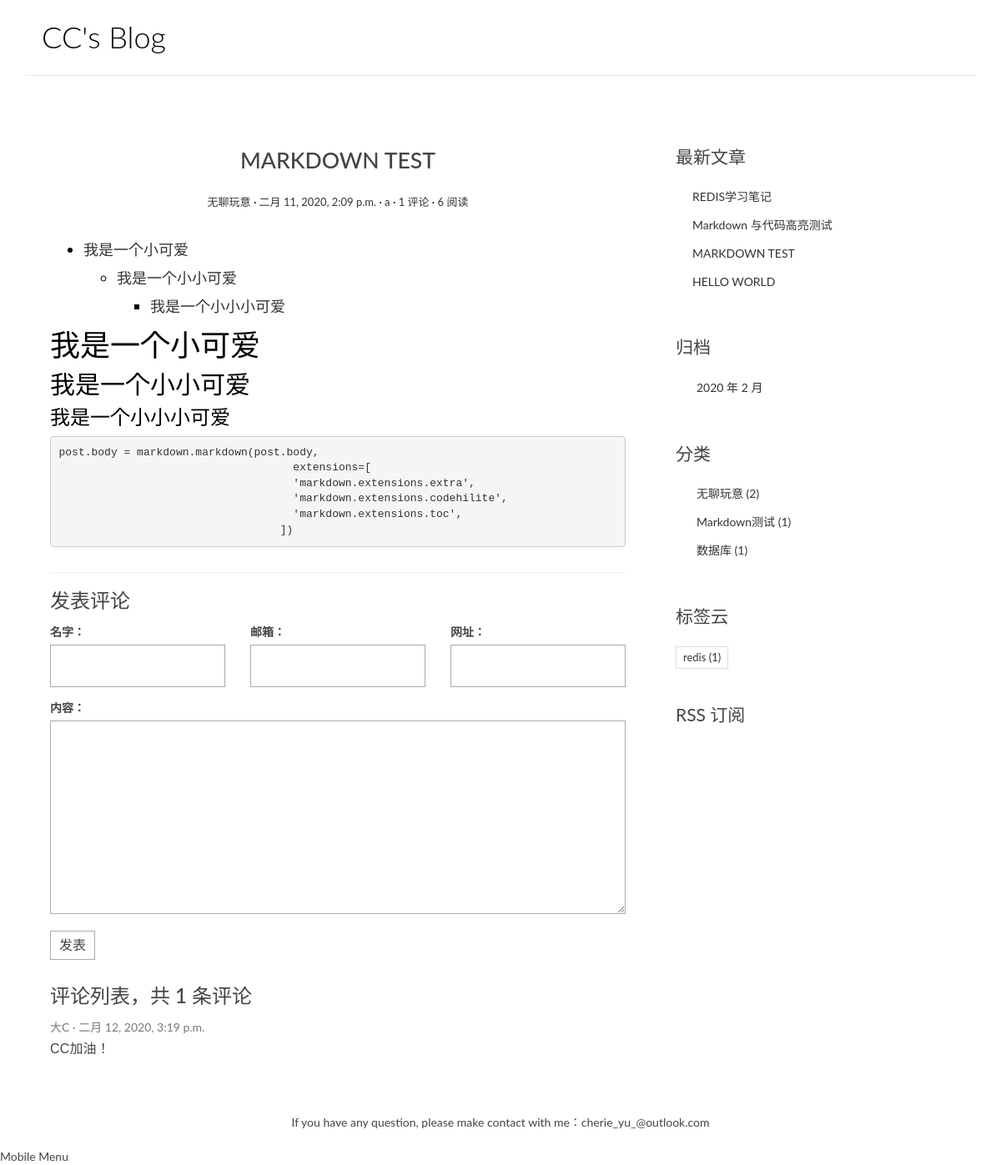
Page /posts/4/ on the earlier database version.
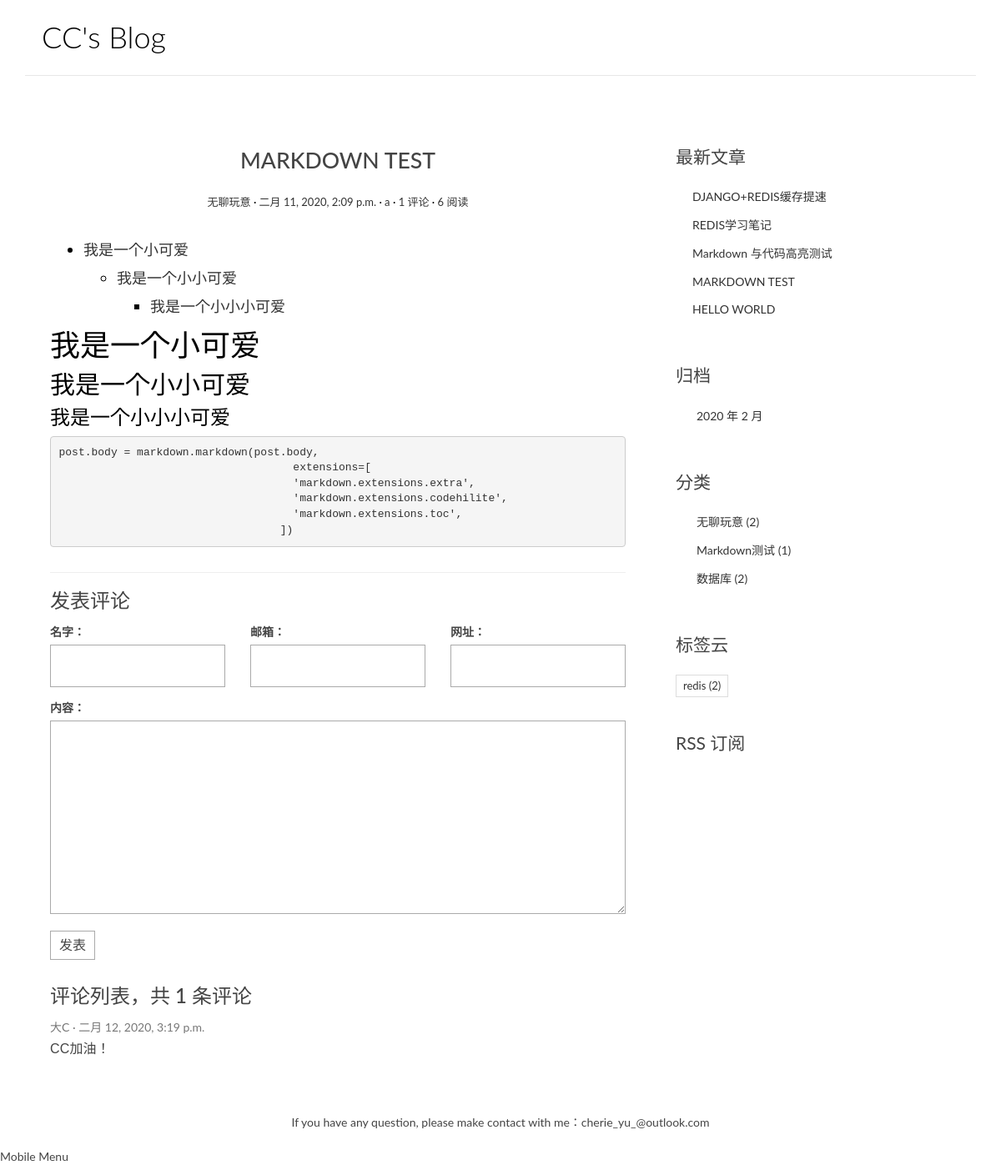
Same page on the later database version.
### blog/models.py (models this page shows, shortened)
class Post(models.Model):
    views = models.PositiveIntegerField(default=0,editable=False)
    title = models.CharField(max_length=70)
    body = models.TextField()
    created_time = models.DateTimeField('创建时间',default = timezone.now)
    modified_time = models.DateTimeField()
    excerpt = models.CharField(max_length=200, blank=True)
    category = models.ForeignKey(Category, on_delete=models.CASCADE)
    tags = models.ManyToManyField(Tag, blank=True)
    author = models.ForeignKey(User, on_delete=models.CASCADE)
    def save(self,*args,**kwargs):
        self.modified_time = timezone.now()
        if self.excerpt == '':
            md = markdown.Markdown(extensions=[
                'markdown.extensions.extra',
                'markdown.extensions.codehilite',
            ])
            self.excerpt = strip_tags(md.convert(self.body))[:54]
        else:
            self.excerpt = self.excerpt
        super().save(*args,**kwargs)
    def get_absolute_url(self):
        return reverse('blog:detail',kwargs={'pk':self.pk})
    class Meta:
        verbose_name = '文章'
        verbose_name_plural = verbose_name
        ordering = ['-created_time','-modified_time']
    def increase_views(self):
        self.views += 1
        self.save(update_fields=['views'])  #将+1之后的值存到数据库，update_fields限定更新的字段

class Category(models.Model):
    name = models.CharField(max_length=100)

class Tag(models.Model):                             #标签类
    name = models.CharField(max_length=100)

### comments/models.py (models this page shows, shortened)
class Comment(models.Model):
    name = models.CharField('名字', max_length=50)
    email = models.EmailField('邮箱')
    url = models.URLField('网址', blank=True)
    text = models.TextField('内容')
    created_time = models.DateTimeField('创建时间', default=timezone.now)
    post = models.ForeignKey('blog.Post', verbose_name='文章', on_delete=models.CASCADE)
    class Meta:
        verbose_name = '评论'
        verbose_name_plural = verbose_name

### blog/views.py (the view)
# urls.py: path('posts/<int:pk>/',views.detail,name = 'detail'),
def detail(request,pk):
    post = get_object_or_404(Post, pk=pk)
    post.increase_views() # 阅读量+1
    post.body = markdown.markdown(post.body,
                                    extensions=[
                                    'markdown.extensions.extra',
                                    'markdown.extensions.codehilite',
                                    'markdown.extensions.toc',
                                    TocExtension(slugify = slugify)
                                  ])
    return render(request, 'blog/detail.html', context={'post':post})

### comments/forms.py
class CommentForm(forms.ModelForm):
    class Meta:
        model = Comment
        fields = ['name','email','url','text']

### blog/templatetags/blog_extras.py (called while the page is built)
@register.inclusion_tag('blog/inclusions/_recent_posts.html', takes_context=True)
def show_recent_posts(context, num=5):
    return {
        'recent_post_list': Post.objects.all().order_by('-created_time')[:num],
    }

@register.inclusion_tag('blog/inclusions/_archives.html', takes_context=True)
def show_archives(context):
    return {
        'date_list': Post.objects.dates('created_time', 'month', order='DESC'),
    }

@register.inclusion_tag('blog/inclusions/_categories.html', takes_context=True)
def show_categories(context):
    category_list = Category.objects.annotate(num_posts=Count('post')).filter(num_posts__gt=0)
    return {
        'category_list': category_list,
    }

@register.inclusion_tag('blog/inclusions/_tags.html', takes_context=True)
def show_tags(context):
    tag_list = Tag.objects.annotate(num_posts=Count('post')).filter(num_posts__gt=0)
    return {
        'tag_list': tag_list,
    }

### comments/templatetags/comments_extras.py (called while the page is built)
@register.inclusion_tag('comments/inclusions/_form.html', takes_context=True)
def show_comment_form(context, post, form=None):
    if form is None:
        form = CommentForm()
    return {
        'form': form,
        'post': post,
    }

@register.inclusion_tag('comments/inclusions/_list.html', takes_context=True)
def show_comments(context, post):
    comment_list = post.comment_set.all().order_by('-created_time')
    comment_count = comment_list.count()
    return {
        'comment_count': comment_count,
        'comment_list': comment_list,
    }

### templates/blog/detail.html (shortened to what this page needs)
{% extends 'base.html' %}
{% load comments_extras %}
{% block main %}
<article class="post post-{{ post.pk }}">
        <header class="entry-header">
          <h1 class="entry-title">{{ post.title }}</h1>
          <div class="entry-meta">
            <span class="post-category"><a href="{% url 'blog:category' post.category.pk %}">{{ post.category.name }}</a></span>
            <span class="post-date"><a href="#"><time class="entry-date"
                                                      datetime="{{ post.created_time }}">{{ post.created_time }}</time></a></span>
            <span class="post-author"><a href="#">{{ post.author }}</a></span>
            <span class="comments-link"><a href="#comment-area">{{ post.comment_set.count }} 评论</a></span>
            <span class="views-count"><a href="#">{{ post.views }} 阅读</a></span>
          </div>
        </header>
        <div class="entry-content clearfix">
          {{ post.body|safe }}
        </div>
      </article>
    <section class="comment-area" id="comment-area">
        <hr>
        <h3>发表评论</h3>
        {% show_comment_form post %}
        <div class="comment-list-panel">
                {% show_comments post %}
        </div>
    </section>
{% endblock main %}

### templates/base.html (shortened to what this page needs)
{% load static %} {% load blog_extras %}
<!DOCTYPE html>
<html>
<head>
    <link href="https://cdn.bootcss.com/bootstrap/3.3.7/css/bootstrap.min.css" rel="stylesheet">
    <link rel="stylesheet" href="{% static 'blog/css/pace.css' %}">
    <link rel="stylesheet" href="{% static 'blog/css/custom.css' %}">
    <link href="https://cdn.bootcss.com/highlight.js/9.15.8/styles/github.min.css" rel="stylesheet">
</head>
<body>
    <div class="container">
        <header id="site-header">
            <div class="row">
                <div class="col-md-4 col-sm-5 col-xs-8">
                    <div class="logo">
                        <h1>
                            <a href="{% url 'blog:index' %}">CC's Blog</a>
                        </h1>
                    </div>
                </div>
                <div class="col-md-8 col-sm-7 col-xs-4">
                </div>
            </div>
        </header>
    </div>
    <div class="content-body">
        <div class="container">
            <div class="row">
                <main class="col-md-8">
                    {% block main %} {% endblock main %}
                </main>
                <aside class="col-md-4">
                    {% block toc %} {% endblock toc %} {% show_recent_posts %} {% show_archives %} {% show_categories %} {% show_tags %}
                    <div class="rss">
                        <a href="">
                             RSS 订阅</a>
                    </div>
                </aside>
            </div>
        </div>
    </div>
    <footer id="site-footer">
        <div class="container">
            <div class="row">
                <div class="col-md-12">
                    <center>If you have any question, please make contact with me：cherie_yu_@outlook.com</center>
                </div>
            </div>
        </div>
    </footer>
    Mobile Menu
</body>
</html>

### templates/comments/inclusions/_form.html (shortened to what this page needs)
<form action="{% url 'comments:comment' post.pk %}" method="post" class="comment-form">
        <div class="row">
          <div class="col-md-4">
            <label for="{{ form.name.id_for_label }}">{{ form.name.label }}：</label>
            {{ form.name }}
          </div>
          <div class="col-md-4">
            <label for="{{ form.email.id_for_label }}">{{ form.email.label }}：</label>
            {{ form.email }}
          </div>
          <div class="col-md-4">
            <label for="{{ form.url.id_for_label }}">{{ form.url.label }}：</label>
            {{ form.url }}
          </div>
          <div class="col-md-12">
            <label for="{{ form.text.id_for_label }}">{{ form.text.label }}：</label>
            {{ form.text }}
            <button type="submit" class="comment-btn">发表</button>
          </div>
        </div>
      </form>

### templates/comments/inclusions/_list.html
<h3>评论列表，共 <span>{{ comment_count }}</span> 条评论</h3>
<ul class="comment-list list-unstyled">
  {% for comment in comment_list %}
    <li class="comment-item">
      <span class="nickname">{{ comment.name }}</span>
      <time class="submit-date" datetime="{{ comment.created_time }}">{{ comment.created_time }}</time>
      <div class="text">
        {{ comment.text|linebreaks }}
      </div>
    </li>
  {% empty %}
    暂无评论
  {% endfor %}
</ul>

### templates/blog/inclusions/_recent_posts.html
<div class="widget widget-recent-posts">
        <h3 class="widget-title">最新文章</h3>
        <ul>
          {% for post in recent_post_list %}
            <li>
              <a href="{{ post.get_absolute_url }}">{{ post.title }}</a>
            </li>
          {% empty %}
            暂无文章！
          {% endfor %}
        </ul>
</div>

### templates/blog/inclusions/_archives.html
<div class="widget widget-archives">
        <h3 class="widget-title">归档</h3>
        <ul>
          {% for date in date_list %}
            <li>
              <a href="{% url 'blog:archive' date.year date.month %}">{{ date.year }} 年 {{ date.month }} 月</a>
            </li>
          {% empty %}
            暂无归档！
          {% endfor %}
        </ul>
</div>

### templates/blog/inclusions/_categories.html
<div class="widget widget-category">
        <h3 class="widget-title">分类</h3>
        <ul>
          {% for category in category_list %}
            <li>
              <a href="{% url 'blog:category' category.pk %}">{{ category.name }} <span class="post-count">({{ category.num_posts }})</span></a>
            </li>
          {% empty %}
            暂无分类！
          {% endfor %}
        </ul>
</div>

### templates/blog/inclusions/_tags.html
<div class="widget widget-tag-cloud">
        <h3 class="widget-title">标签云</h3>
        <ul>
          {% for tag in tag_list %}
            <li>
              <a href="{% url 'blog:tag' tag.pk %}">{{ tag.name }} <span class="post-count"> ({{ tag.num_posts }})</span></a>
            </li>
          {% empty %}
            暂无标签！
          {% endfor %}
        </ul>
</div>

### blog/static/blog/css/custom.css (style rules this page uses)
* { outline: none; }
h1, h2, h3, h4, h5, h6 { margin-top: 0; }
a { color: #333; }
body { color: #444; font-family: 'Lato', sans-serif; }
p { font-family: 'Ubuntu', sans-serif; font-weight: 400; word-spacing: 1px; letter-spacing: 0.01em; }
#site-header { background-color: #FFF; padding: 25px 20px; margin-bottom: 40px; border-bottom: 1px solid #e7e7e7; }
.logo h1 a { color: #000; }
.logo h1 { margin: 0; font-family: 'Lato', sans-serif; font-weight: 300; }
.content-body { padding-bottom: 4em; }
.post { background: #fff; padding: 30px 30px 0; }
.entry-title { text-align: center; font-size: 1.9em; margin-bottom: 20px; line-height: 1.6; padding: 10px 20px 0; }
.entry-meta { text-align: center; color: #DDDDDD; font-size: 13px; margin-bottom: 30px; }
.entry-content { font-size: 18px; line-height: 1.9; font-weight: 300; color: #000; }
.post-category::after, .post-date::after, .post-author::after, .comments-link::after { content: ' ·'; color: #000; }
.widget { background: #fff; padding: 30px 0 0; }
.widget-title { font-size: 1.5em; margin-bottom: 20px; line-height: 1.6; padding: 10px 0 0; font-weight: 400; }
.widget-recent-posts ul { padding: 0; margin: 0; padding-left: 20px; }
.widget-recent-posts ul li { list-style-type: none; position: relative; line-height: 170%; margin-bottom: 10px; }
.widget-recent-posts ul li::before { content: '\f3d3'; font-family: "Ionicons"; position: absolute; left: -17px; top: 3px; font-size: 16px; color: #000; }
.widget-archives ul { padding: 0; margin: 0; padding-left: 25px; }
.widget-archives ul li { list-style-type: none; position: relative; line-height: 170%; margin-bottom: 10px; }
.widget-archives ul li::before { content: '\f3f3'; font-family: "Ionicons"; position: absolute; left: -25px; top: 1px; font-size: 16px; color: #000; }
.widget-category ul { padding: 0; margin: 0; padding-left: 25px; }
.widget-category ul li { list-style-type: none; position: relative; line-height: 170%; margin-bottom: 10px; }
.widget-category ul li::before { content: '\f3fe'; font-family: "Ionicons"; position: absolute; left: -25px; top: 1px; font-size: 18px; color: #000; }
.widget-tag-cloud ul { padding: 0; margin: 0; margin-right: -10px; }
.widget-tag-cloud ul li { list-style-type: none; font-size: 13px; display: inline-block; margin-right: 10px; margin-bottom: 10px; padding: 3px 8px; border: 1px solid #ddd; }
.rss { font-size: 21px; margin-top: 30px; }
.rss a { color: #444; }
#site-footer { padding-top: 10px; padding: 0 0 1.5em 0; }
.contact-form input, .comment-form input { border: 1px solid #aaa; margin-bottom: 15px; width: 100%; padding: 15px 15px; font-size: 16px; line-height: 100%; transition: 0.4s border-color linear; }
.contact-form textarea, .comment-form textarea { border: 1px solid #aaa; margin-bottom: 15px; width: 100%; padding: 15px 15px; font-size: 16px; line-height: 20px !important; min-height: 183px; transition: 0.4s border-color linear; }
.comment-area { padding: 0 30px 0; }
.comment-form { margin-top: 15px; }
.comment-form .comment-btn { background-color: #fff; border: 1px solid #aaa; font-size: 16px; padding: 5px 10px; }
.comment-list-panel { margin-top: 30px; }
.comment-list { margin-top: 15px; }
.comment-item .nickname, .comment-item .submit-date { color: #777; font-size: 14px; }
.comment-item .nickname:after { content: ' ·'; }
.comment-item .text { padding-top: 5px; font-size: 16px; }

### templates/base.html (style rules this page uses)
.codehilite { padding: 0; }

Differences in the rows shown:
added Post: title "DJANGO+REDIS缓存提速"
computed for Category "数据库": num_posts "1" → "2"
computed for Tag "redis": num_posts "1" → "2"
